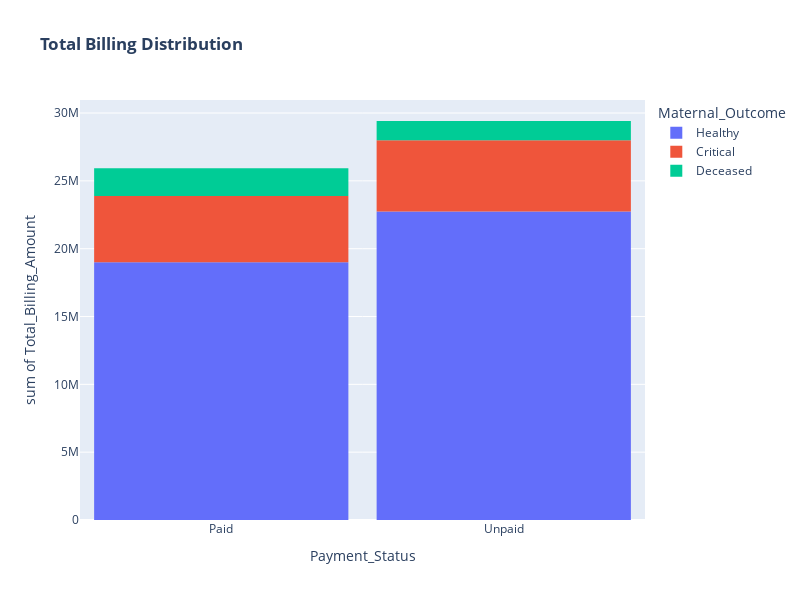

The cell this chart's notebook holds for it:
### Code cell
fig = px.histogram(data, y="Total_Billing_Amount",x='Payment_Status',color='Maternal_Outcome',title="<b>Total Billing Distribution</b>")
fig.update_layout(width=800, height=600, bargap=0.1)
fig.show()

### Figure 1 — Plotly figure (JSON) as saved in the notebook; plotly's stock layout.template omitted (floating-point values rounded to 4 significant figures; data arrays with more than 128 entries replaced by an {"elided": "..."} marker saying what was removed)
{"data": [{"alignmentgroup": "True", "bingroup": "x", "histfunc": "sum", "hovertemplate": "Maternal_Outcome=Healthy<br>Payment_Status=%{x}<br>sum of Total_Billing_Amount=%{y}<extra></extra>", "legendgroup": "Healthy", "marker": {"color": "#636efa", "pattern": {"shape": ""}}, "name": "Healthy", "offsetgroup": "Healthy", "orientation": "v", "showlegend": true, "type": "histogram", "x": {"elided": "761 str values"}, "xaxis": "x", "y": {"elided": "761 int values"}, "yaxis": "y"}, {"alignmentgroup": "True", "bingroup": "x", "histfunc": "sum", "hovertemplate": "Maternal_Outcome=Critical<br>Payment_Status=%{x}<br>sum of Total_Billing_Amount=%{y}<extra></extra>", "legendgroup": "Critical", "marker": {"color": "#EF553B", "pattern": {"shape": ""}}, "name": "Critical", "offsetgroup": "Critical", "orientation": "v", "showlegend": true, "type": "histogram", "x": {"elided": "176 str values"}, "xaxis": "x", "y": {"elided": "176 int values"}, "yaxis": "y"}, {"alignmentgroup": "True", "bingroup": "x", "histfunc": "sum", "hovertemplate": "Maternal_Outcome=Deceased<br>Payment_Status=%{x}<br>sum of Total_Billing_Amount=%{y}<extra></extra>", "legendgroup": "Deceased", "marker": {"color": "#00cc96", "pattern": {"shape": ""}}, "name": "Deceased", "offsetgroup": "Deceased", "orientation": "v", "showlegend": true, "type": "histogram", "x": ["Paid", "Paid", "Paid", "Unpaid", "Unpaid", "Unpaid", "Paid", "Paid", "Paid", "Unpaid", "Unpaid", "Paid", "Paid", "Paid", "Paid", "Paid", "Paid", "Paid", "Unpaid", "Paid", "Paid", "Paid", "Unpaid", "Unpaid", "Paid", "Unpaid", "Paid", "Unpaid", "Unpaid", "Paid", "Paid", "Paid", "Unpaid", "Unpaid", "Unpaid", "Paid", "Unpaid", "Paid", "Unpaid", "Paid", "Paid", "Paid", "Paid", "Unpaid", "Unpaid", "Paid", "Unpaid", "Unpaid", "Paid", "Paid", "Paid", "Paid", "Unpaid", "Paid", "Paid", "Unpaid", "Unpaid", "Paid", "Unpaid", "Unpaid", "Unpaid", "Paid", "Paid"], "xaxis": "x", "y": [20546, 11474, 82100, 11496, 86682, 68475, 15450, 19716, 24172, 37097, 26395, 79023, 98950, 44207, 10141, 55056, 70424, 11133, 62837, 58112, 53252, 86682, 23573, 19048, 77330, 16369, 51312, 15826, 91065, 86716, 99543, 43727, 96690, 30432, 58014, 63542, 47549, 19880, 35256, 39623, 76901, 50816, 92825, 74237, 60366, 70934, 58329, 24978, 45830, 65228, 63568, 42408, 61351, 79721, 22793, 87961, 74758, 75873, 68897, 94118, 84478, 96452, 50706], "yaxis": "y"}], "layout": {"bargap": 0.1, "barmode": "relative", "height": 600, "legend": {"title": {"text": "Maternal_Outcome"}, "tracegroupgap": 0}, "title": {"text": "<b>Total Billing Distribution</b>"}, "width": 800, "xaxis": {"anchor": "y", "domain": [0, 1], "title": {"text": "Payment_Status"}}, "yaxis": {"anchor": "x", "domain": [0, 1], "title": {"text": "sum of Total_Billing_Amount"}}}}
